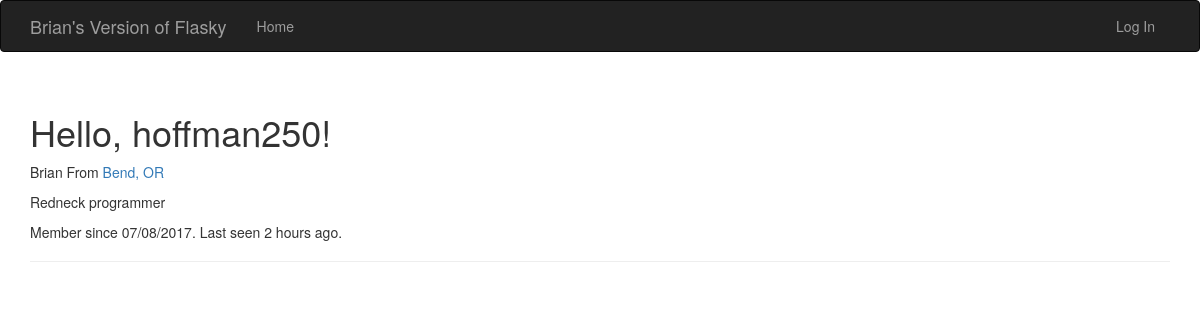
Before: /user/hoffman250 with the older database file.
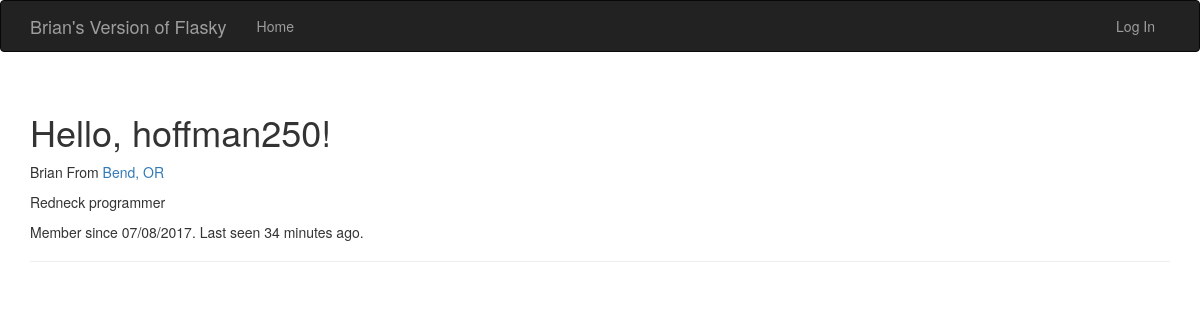
After: the same page with the newer database file.
### app/models.py (models this page shows, shortened)
class User(UserMixin, db.Model):
	__tablename__ = 'users'
	id = db.Column(db.Integer, primary_key=True)
	email = db.Column(db.String(64), unique=True, index=True)
	username = db.Column(db.String(64), unique=True, index=True)
	role_id = db.Column(db.Integer, db.ForeignKey('roles.id'))
	password_hash = db.Column(db.String(128))
	confirmed = db.Column(db.Boolean, default=False)
	name = db.Column(db.String(64))
	location = db.Column(db.String(64))
	about_me = db.Column(db.Text())
	member_since = db.Column(db.DateTime(), default=datetime.utcnow)
	last_seen = db.Column(db.DateTime(), default=datetime.utcnow)
	@property
	def password(self):
		raise AttributeError('password is not a readable attribute')

### app/main/views.py (the view)
@main.route('/user/<username>')
def user(username):
	user = User.query.filter_by(username=username).first_or_404()
	return render_template('user.html', user=user)

### app/auth/views.py (called while the page is built)
@auth.before_app_request
def before_request():
	if current_user.is_authenticated:
		current_user.ping()
		if not current_user.confirmed \
				and request.endpoint[:5] != 'auth.' \
				and request.endpoint != 'static':
			return redirect(url_for('auth.unconfirmed'))

### app/main/__init__.py (called while the page is built)
@main.app_context_processor
def inject_permissions():
	return dict(Permission=Permission)

### app/models.py (called while the page is built)
	def is_administrator(self):
		return False

### app/templates/user.html (shortened to what this page needs)
{% extends "base.html" %}
{% block page_content %}
<div class="page-header">
	<h1>Hello, {{ user.username }}!</h1>
	{% if user.name or user.location %}
	<p>
		{% if user.name %}{{ user.name }}{% endif %}
		{% if user.location %}
			From <a href="http://maps.google.com/?q+{{ user.location}}">{{ user.location }}</a>
		{% endif %}
	</p>
	{% endif %}
	{% if user.about_me %}<p>{{ user.about_me }}</p>{% endif %}
    <p>Member since {{ moment(user.member_since).format('L') }}. Last seen {{ moment(user.last_seen).fromNow() }}.</p>
</div>
{% endblock %}

### app/templates/base.html (shortened to what this page needs)
{% extends "bootstrap/base.html" %}
{% block head %}
{{ super() }}
{% endblock %}
{% block navbar %}
<div class="navbar navbar-inverse" role="navigation">
	<div class="container">
		<div class="navbar-header">
			<a class="navbar-brand" href="{{ url_for('main.index') }}">Brian's Version of Flasky</a>
		</div>
		<div class="navbar-collapse collapse">
			<ul class="nav navbar-nav">
				<li><a href="{{ url_for('main.index') }}">Home</a></li>
			</ul>
			<ul class="nav navbar-nav navbar-right">
				{% if current_user.is_authenticated %}
				<li class="dropdown">
					<a href="#" class="dropdown-toggle" data-toggle="dropdown">Account <b class="caret"></b></a>
					<ul class="dropdown-menu">
                        <li><a href="{{ url_for('auth.change_password') }}">Change Password</a></li>
                        <li><a href="{{ url_for('auth.change_email_request') }}">Change Email</a></li>
                        <li><a href="{{ url_for('auth.logout') }}">Log Out</a></li>
                    </ul>
				</li>
				{% else %}
				<li><a href="{{ url_for('auth.login') }}">Log In</a></li>
				{% endif %}
			</ul>
		</div>
	</div>
</div>
{% endblock %}
{% block content %}
<div class="container">
	{% block page_content %}{% endblock %}
</div>
{% endblock %}

Changed rows visible on the page:
changed User "hoffman250": last_seen "2 hours ago" → "34 minutes ago"
